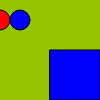
Frame 1 (no input)
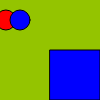
Frame 60 (no input)
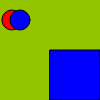
Frame 120 (the mouse pressed at the canvas centre since frame 60)

The p5.js sketch that drew these frames (run headless with seeded random() and noise() and a simulated clock; from frame 60 on, the mouse is pressed at the canvas centre):

// p5.js sketch
// ── sketch.js
let x = 0;
function setup() {
  createCanvas(100,100);
}

function draw() {
  gridOutput();
  background(148, 196, 0);
  fill(255, 0, 0);
  ellipse(x, 20, 20, 20);
  fill(0, 0, 255);
  rect(50, 50, 50, 50);
  ellipse(20, 20, 20, 20);
  x += 0.1;
}
